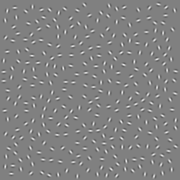
#> input picture megztinis/megztinis_input.png, 180 x 180 px
$ python megztinis.py   (Python 2 division)
#> lines starting #> are read from the running program, lines starting #| are printed output that depends on the picture
import sys
import psychopy
from psychopy import visual, core
import numpy as np
import scipy.ndimage
import matplotlib.pyplot as plt
import matplotlib as mpl
from PIL import Image

# import hmax

class Filters(object):
    def gabor(self,theta=0, gamma=1, sigma=2, lam=5.6,k=10):
#        g = np.exp(-np.pi*((alpha*x)**2+(beta*y)**2) ) * np.exp(-2*np.pi*np.i(u*x+v*y))
#        g = mu**2/sigma**2 * np.exp( - mu**2 (x**2+y**2) / (2*sigma**2) ) * np.exp(np.i*mu*(x*np.cos(theta)+y*np.sin(theta)))
        # Mutch and Lowe, 2006
        theta -= np.pi/2
        x,y = np.meshgrid(np.arange(-k,k),np.arange(-k,k))
        X = x*np.cos(theta) - y*np.sin(theta)
        Y = x*np.sin(theta) + y*np.cos(theta)
        g = np.exp( - (X**2 + (gamma*Y)**2) / (2*sigma**2) ) * np.cos( 2*np.pi*X/lam )

        g -= np.mean(g)  # mean 0
        g /= np.sum(g**2) # energy 1
        return g

    def gabor_pyramid(self):
        pass

    def second_gaussian(self):
        pass

    class association_field(object):
        # [68 lines left out: functions naive, watts, ernst_orig, not called in this run]


        def ernst(self,
            shape=(40,40),
            beta = 0, # orientation
            r0 = 11.6/4,
            sigma_a = .27,  # tolerance to co-circularity; chosen to be optimal from doi:10.1371/journal.pcbi.1002520.g006
            sigma_b = .47,  # curvature; chosen to be optimal from doi:10.1371/journal.pcbi.1002520.g007 assuming a typo in reporting .57
            ):

            x,y=np.meshgrid(np.arange(-shape[0]/2,shape[0]/2),np.arange(-shape[1]/2,shape[1]/2))
#            x, y, beta = ej-ei  # angle between the two elements
            r = np.sqrt(x**2+y**2)
            alpha = np.arctan2(y,x) # angle of a line connecting the two centers

            Ad = np.exp(-r/r0)
            At = np.cosh( -np.cos(beta/2-alpha)/sigma_a**2 + 4*np.cos(beta/2)/sigma_b**2 )+\
                 np.cosh( np.cos(beta/2-alpha)/sigma_a**2 + 4*np.cos(beta/2)/sigma_b**2 )

            A = Ad*At

            return A/np.sum(A)


class Model(object):
    def __init__(self):
        pass

    # [65 lines left out: functions reSample, weighted_sample, get_filters, not called in this run]

    def set_filters(self):
        pass

    # [55 lines left out: functions S1resp_zeropad, get_saliency_map, detect_edges, not called in this run]


    def probmap(self,edge_map,assoc_field):
        # here the idea is to take the response to an edge at each position
        # and multiply it by association field probabilities
        # then add the resulting posteriors (across positions)
        # and move particles to the highest probability regions
        # Convolution does this trick albeit maybe it's not trivial too see that

        prob_map = scipy.ndimage.convolve(edge_map,assoc_field)# /\
            #scipy.ndimage.correlate(edge_map**2,np.ones(assoc_field.shape))

        return prob_map


    def run_thres(self):
        im = Image.open('megztinis_input.png').convert('L')
        stim = np.asarray(im)*1.
        oris = np.pi/18*np.arange(18)
        thres = .002
        grid_size = 10
        sfs = [21]

        mean = stim
        for t in range(5): # loop over time
            print t,
            edge_map = np.zeros((len(sfs),len(oris))+mean.shape)
            #surface_map = np.zeros((len(oris),)+mean.shape)
            for sfno, sf in enumerate(sfs):
                for oi,ori in enumerate(oris):
                    gabor = Filters().gabor(theta=ori, sigma=2*sf,lam=5.6*sf,k=10)
                    norm = scipy.ndimage.correlate(mean**2,np.ones(gabor.shape))
                    edges = scipy.ndimage.correlate(mean,gabor)/np.sqrt(norm)
                    edges[edges<thres] = 0
                    assoc_field = Filters().association_field().ernst(beta=-2*ori)
                    assoc_field90 = Filters().association_field().ernst(beta=-2*ori+np.pi/2)
                    # [4 lines of commented-out code are left out]
                    edges = self.probmap(edges,assoc_field-assoc_field90)
                    edges[edges<0] = 0
                    #surface_map[oi] = scipy.ndimage.convolve(mean,assoc_field_s)
                    #import pdb; pdb.set_trace()

                    edge_map[sfno,oi] = edges
            mean = np.max(edge_map,1)
            mean = np.max(mean,0)
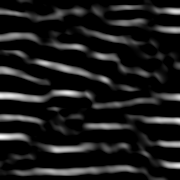
#> edges: shape (180, 180) float64; min 0, max 0.174, mean 0.019; drawn with min black and max white
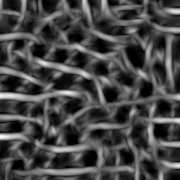
#> mean: shape (180, 180) float64; min 0, max 0.174, mean 0.0486; drawn with min black and max white
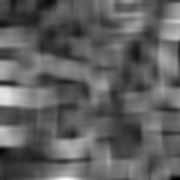
#> norm: shape (180, 180) float64; min 0.125, max 3.24, mean 1.29; drawn with min black and max white
            # [7 lines of commented-out code are left out]
        plt.imshow(mean,cmap=mpl.cm.gray)
        plt.axis('off')
        #plt.show()
        plt.savefig('megztinis.jpg', dpi=300, format='jpg',
            bbox_inches='tight', pad_inches=0)

        # [14 lines of commented-out code are left out]

        sys.exit()
#> (the program exits here)
